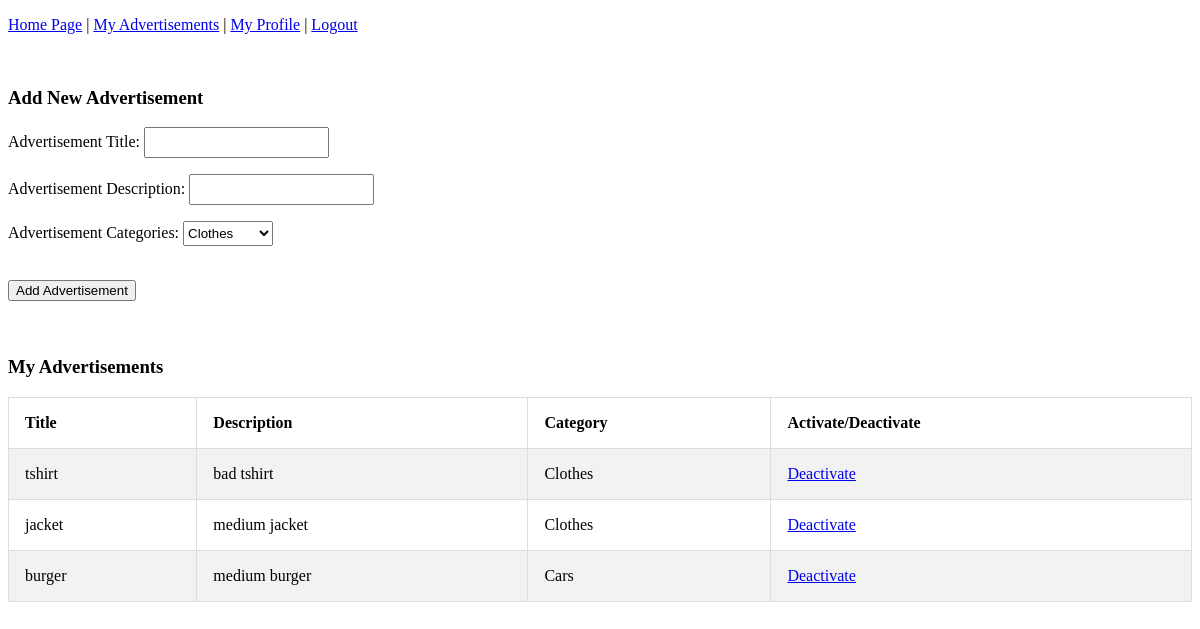
/myadvertisements/ (signed in), run on the app's committed database.
### tables this page shows
CREATE TABLE ADVERTISEMENT(aid INTEGER PRIMARY KEY AUTOINCREMENT,title TEXT,description TEXT,isactive INTEGER,cid INTEGER,username TEXT,FOREIGN KEY (cid) REFERENCES CATEGORY(cid),FOREIGN KEY (username) REFERENCES USER(usename));

CREATE TABLE CATEGORY(cid INTEGER PRIMARY KEY AUTOINCREMENT,cname TEXT);

### main.py (the view)
@app.route("/myadvertisements/")
def myadvertisements():
    conn = sqlite3.connect("advertisements.db")
    c = conn.cursor()
    c.execute("SELECT cname FROM CATEGORY")
    availableCategories = c.fetchall()
    c.execute("SELECT a.title, a.description, c.cname, a.isactive, a.aid FROM ADVERTISEMENT a, CATEGORY c WHERE "
              "c.cid=a.cid  AND a.username=?", (session["user"], ))
    previouslyAdvertisements = c.fetchall()
    conn.close()
    return render_template("myadvertisements.html", availableCategory=availableCategories, previouslyAdvertisements=previouslyAdvertisements)

### templates/myadvertisements.html (shortened to what this page needs)
{% extends "basemenu.html" %}
{% block content %}
<form name="newadvertisement" action="/addadvertisement" method="POST">
  <br>
  <h3>Add New Advertisement</h3>
  <p>Advertisement Title: <input type="text" name="title" required></p>
  <p>Advertisement Description: <input type="text" name="description" required></p>
  <p>Advertisement Categories:
      <select name="categories">
      {% for category in availableCategory %}
          <option value="{{ category[0] }}">{{ category[0] }}</option>
      {% endfor %}
      </select>
  </p>
  <br>
  <input type="submit" value="Add Advertisement">
</form><br><br>
<h3>My Advertisements</h3>
{% if previouslyAdvertisements %}
<table id="previousadvertisements" style="border-collapse:collapse;" border="1px ">
    <tr>
        <th>Title</th>
        <th>Description</th>
        <th>Category</th>
        <th>Activate/Deactivate</th>
    </tr>
    {% for myadvertisement in previouslyAdvertisements %}
    <tr>
        <td>{{ myadvertisement[0] }}</td>
        <td>{{ myadvertisement[1] }}</td>
        <td>{{ myadvertisement[2] }}</td>
        {% if myadvertisement[3] %}
        <td><a href="/deactivateadvertisement/{{ myadvertisement[4] }}">Deactivate</a></td>
        {% else %}
        <td><a href="/activateadvertisement/{{ myadvertisement[4] }}">Activate</a></td>
        {% endif %}
    </tr>
    {% endfor %}
</table>
{% else %}
<p>You dont have any advertisements yet! Go add some!</p>
{% endif %}
{% endblock %}

### templates/basemenu.html (shortened to what this page needs)
<!DOCTYPE html>
<html lang="en">
<head>
    <link rel="stylesheet" type="text/css" href="{{ url_for('static', filename='css/pagestyle.css') }}">
</head>
<body>
<div>
    {% if "user" in session %}
        <p><a href="/home">Home Page</a> | <a href="/myadvertisements">My Advertisements</a> | <a href="/myprofile">My Profile</a> | <a href="/logout">Logout</a></p>
    {% else %}
        <p><a href="/register">Register</a> | <a href="/login">Login</a></p>
    {% endif %}
</div>
<div>
    {% block content %}{% endblock %}
</div>
</body>
</html>

### static/css/pagestyle.css (style rules this page uses)
table { border-collapse: collapse; border-spacing: 0; width: 100%; border: 1px solid #ddd; }
th, td { text-align: left; padding: 16px; }
tr:nth-child(even) { background-color: #f2f2f2; }
.searchForm input[type=submit], input[type=text], select[name=categories] { height: 25px; }

### data on the page
ADVERTISEMENT: title "tshirt", description "bad tshirt", cname "Clothes"
ADVERTISEMENT: title "jacket", description "medium jacket", cname "Clothes"
ADVERTISEMENT: title "burger", description "medium burger", cname "Cars"

### other printed values
form field categories "Clothes"
